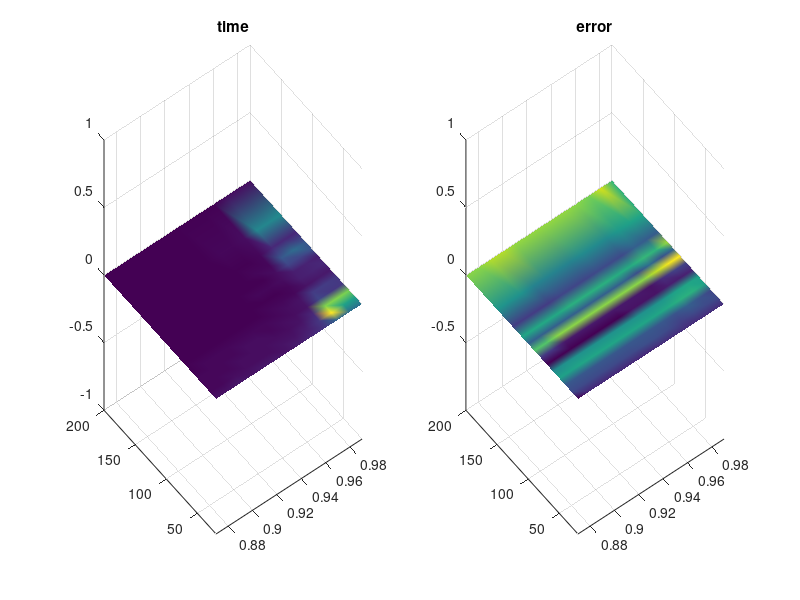

The MATLAB source for this figure:
clear all;
close all;

Nens = [20:10:110 125 150 200]; Nens = Nens(:);
percentInfo = [0.87:0.01:0.99]; percentInfo = percentInfo(:);
load('resultats2.mat');

figure(1)

subplot(1, 2, 1);
surf(percentInfo(1:end), Nens(1:end), resultats2(:,:,1)); shading('interp');
axis([percentInfo(1), percentInfo(end), Nens(1), Nens(end), min(min(resultats2(:,:,1))) - 1, 1 + max(max(resultats2(:,:,1)))]);
title('time')

subplot(1, 2, 2);
surf(percentInfo(1:end), Nens(1:end), resultats2(:,:,2)); shading('interp');
axis([percentInfo(1), percentInfo(end), Nens(1), Nens(end), min(min(resultats2(:,:,2))) - 1, 1 + max(max(resultats2(:,:,2)))]);
title('error')
